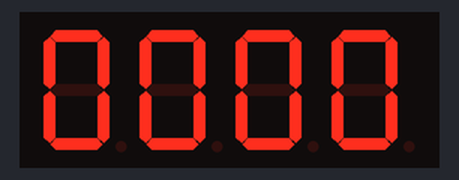
Bench run of a sketch on a simulated Arduino Uno, built with avr-gcc and run on an emulated ATmega328P. On the bench: 4-digit seven-segment display.

Above: at 0.15 s.
At 5.1 s:
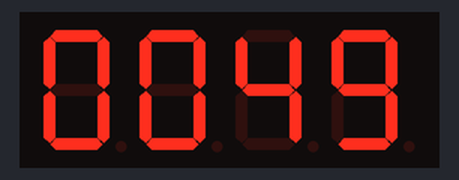
At 10.06 s:
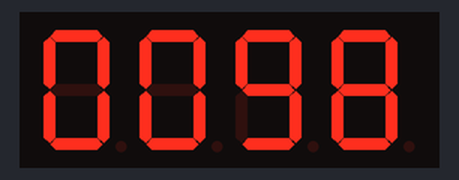
At 19.98 s:
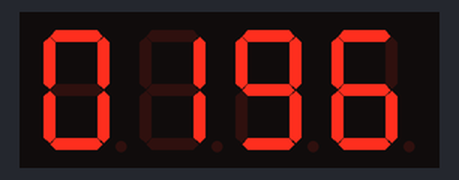
At 29.99 s:
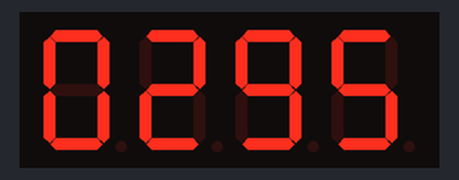
At 39.93 s:
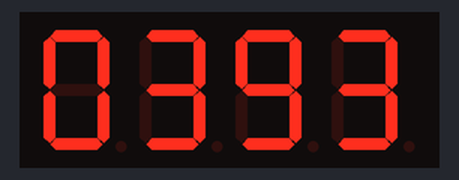

The sketch:

TM1650int_print.ino
```cpp
#include <Wire.h>
#include <TM1650.h>
/*
 code Owner:vivibobovivibobo@64gmail.com
 connection:
gnd>>>>>gnd
Vcc>>>>>5v
SDA>>>>>A4    arduino UNO or another.
SCL>>>>>A5
*/
TM1650 d;

void myprin (int x)
{int a,b,c,e;
String a1,b1,c1,d1,t;
char s[4];
a=x % 10 ;
b=(x / 10) % 10 ;
c=(x / 100) % 10 ;
e=(x / 1000) % 10 ;
a1=String(e);
b1=String(c);
c1=String(b);
d1=String(a);
t=a1+b1+c1+d1;
t.toCharArray(s,5);
d.displayString(s);
}


void setup()
{
  Wire.begin(); //Join the bus as master

 // Serial.begin(38400); //Start serial communication at 9600 for debug statements
 // Serial.println("TM1650 Example Code");

  d.init();

}

void loop()
{


 for (int i=0; i<10000; i++) {
   //d.setBrightness(i);
    delay(100);
     myprin(i);
 }


}
```
